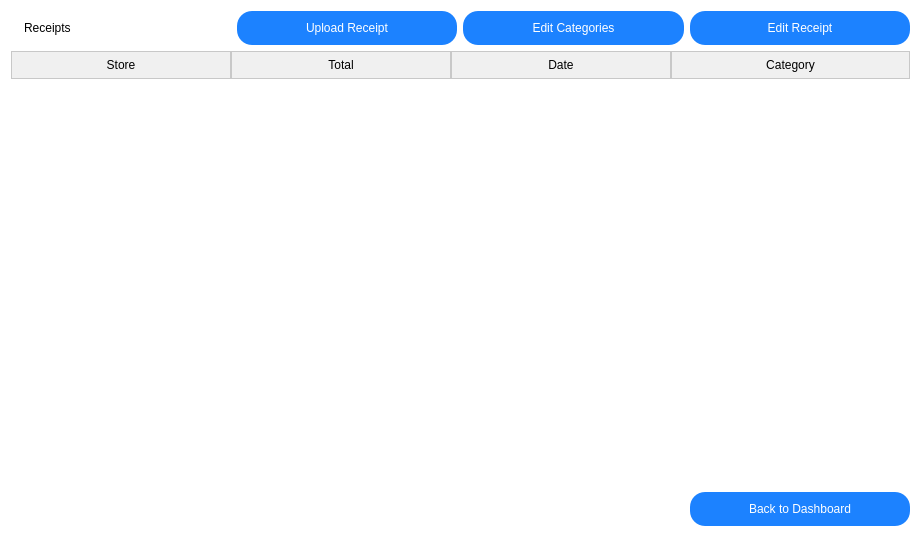
<?xml version="1.0" encoding="UTF-8"?>
<ui version="4.0">
 <class>ReceiptsPage</class>
 <widget class="QWidget" name="ReceiptsPage">
  <property name="geometry">
   <rect>
    <x>0</x>
    <y>0</y>
    <width>921</width>
    <height>537</height>
   </rect>
  </property>
  <property name="sizePolicy">
   <sizepolicy hsizetype="Expanding" vsizetype="Expanding">
    <horstretch>0</horstretch>
    <verstretch>0</verstretch>
   </sizepolicy>
  </property>
  <property name="windowTitle">
   <string>Form</string>
  </property>
  <property name="styleSheet">
   <string notr="true">QWidget {
    background-color: white;
}

QDialog {
    background-color: white;
    border-radius: 10px;
    padding: 10px;
}

QLabel {
    font: 14px &quot;Arial&quot;;
    color: black;
    padding: 2px 0;
}

QLineEdit, QComboBox {
    border: 1px solid rgb(200, 200, 200);
    border-radius: 5px;
    padding: 5px;
    background-color: rgb(245, 245, 245);
    font: 14px &quot;Arial&quot;;
}
</string>
  </property>
  <layout class="QGridLayout" name="gridLayout">
   <item row="0" column="0">
    <widget class="QLabel" name="label_ReceiptsTitle">
     <property name="styleSheet">
      <string notr="true">QLabel {
    color: black;
    font: bold 35px &quot;Palatino Linotype&quot;;
    padding: 10px;
}
</string>
     </property>
     <property name="text">
      <string>Receipts</string>
     </property>
    </widget>
   </item>
   <item row="2" column="3">
    <widget class="QPushButton" name="button_BackToDashboard">
     <property name="styleSheet">
      <string notr="true">QPushButton {
    background-color: rgb(28, 130, 255);
    border: none;
    border-radius: 15px;
    color: white;
    padding: 10px 20px;
    font: bold 15px &quot;Arial&quot;;
}

QPushButton:hover {
    background-color: rgb(33, 145, 255);
}

QPushButton:pressed {
    background-color: rgb(23, 110, 230);
}
</string>
     </property>
     <property name="text">
      <string>Back to Dashboard</string>
     </property>
    </widget>
   </item>
   <item row="1" column="0" colspan="4">
    <widget class="QTableWidget" name="table_Receipts">
     <property name="styleSheet">
      <string notr="true">QTableWidget {
    border-radius: 10px;
    background-color: white;
    gridline-color: rgb(220, 220, 220);
    font: 14px &quot;Arial&quot;;
}

QHeaderView::section {
    background-color: rgb(240, 240, 240); 
    color: black; 
    font: bold 14px &quot;Arial&quot;;
    padding: 4px;
    border: 1px solid rgb(200, 200, 200);
}

QTableWidget::item:selected {
    background-color: rgb(235, 245, 255); 
    color: black;
}

QComboBox {
    border: 1px solid rgb(200, 200, 200); 
    border-radius: 5px; 
    padding: 4px 8px;
    background-color: white; 
    font: 14px &quot;Arial&quot;; 
}

QComboBox::drop-down {
    border: none;
    subcontrol-origin: padding;
    subcontrol-position: top right;
    width: 20px; 
}

QComboBox::down-arrow {
    image: url(:/icons/down-arrow.png); 
    width: 10px;
    height: 10px;
}

QComboBox QAbstractItemView {
    border: 1px solid rgb(200, 200, 200); 
    border-radius: 5px; 
    background-color: white;
    font: 14px &quot;Arial&quot;; 
    selection-background-color: rgb(220, 220, 220); 
    selection-color: black;
}

</string>
     </property>
     <property name="editTriggers">
      <set>QAbstractItemView::EditTrigger::NoEditTriggers</set>
     </property>
     <property name="selectionMode">
      <enum>QAbstractItemView::SelectionMode::SingleSelection</enum>
     </property>
     <property name="selectionBehavior">
      <enum>QAbstractItemView::SelectionBehavior::SelectRows</enum>
     </property>
     <attribute name="horizontalHeaderDefaultSectionSize">
      <number>220</number>
     </attribute>
     <attribute name="horizontalHeaderStretchLastSection">
      <bool>true</bool>
     </attribute>
     <attribute name="verticalHeaderStretchLastSection">
      <bool>false</bool>
     </attribute>
     <column>
      <property name="text">
       <string>Store</string>
      </property>
     </column>
     <column>
      <property name="text">
       <string>Total</string>
      </property>
     </column>
     <column>
      <property name="text">
       <string>Date</string>
      </property>
     </column>
     <column>
      <property name="text">
       <string>Category</string>
      </property>
     </column>
    </widget>
   </item>
   <item row="0" column="1" colspan="3">
    <layout class="QHBoxLayout" name="horizontalLayout">
     <item>
      <widget class="QPushButton" name="button_UploadReceipt">
       <property name="sizePolicy">
        <sizepolicy hsizetype="Minimum" vsizetype="Fixed">
         <horstretch>0</horstretch>
         <verstretch>0</verstretch>
        </sizepolicy>
       </property>
       <property name="styleSheet">
        <string notr="true">QPushButton {
    background-color: rgb(28, 130, 255);
    border: none;
    border-radius: 15px;
    color: white;
    padding: 10px 20px;
    font: bold 15px &quot;Arial&quot;;
}

QPushButton:hover {
    background-color: rgb(33, 145, 255);
}

QPushButton:pressed {
    background-color: rgb(23, 110, 230);
}</string>
       </property>
       <property name="text">
        <string>Upload Receipt</string>
       </property>
      </widget>
     </item>
     <item>
      <widget class="QPushButton" name="button_EditCategories">
       <property name="styleSheet">
        <string notr="true">QPushButton {
    background-color: rgb(28, 130, 255);
    border: none;
    border-radius: 15px;
    color: white;
    padding: 10px 20px;
    font: bold 15px &quot;Arial&quot;;
}

QPushButton:hover {
    background-color: rgb(33, 145, 255);
}

QPushButton:pressed {
    background-color: rgb(23, 110, 230);
}</string>
       </property>
       <property name="text">
        <string>Edit Categories</string>
       </property>
      </widget>
     </item>
     <item>
      <widget class="QPushButton" name="button_EditReceipt">
       <property name="sizePolicy">
        <sizepolicy hsizetype="Minimum" vsizetype="Fixed">
         <horstretch>0</horstretch>
         <verstretch>0</verstretch>
        </sizepolicy>
       </property>
       <property name="styleSheet">
        <string notr="true">QPushButton {
    background-color: rgb(28, 130, 255);
    border: none;
    border-radius: 15px;
    color: white;
    padding: 10px 20px;
    font: bold 15px &quot;Arial&quot;;
}

QPushButton:hover {
    background-color: rgb(33, 145, 255);
}

QPushButton:pressed {
    background-color: rgb(23, 110, 230);
}</string>
       </property>
       <property name="text">
        <string>Edit Receipt</string>
       </property>
      </widget>
     </item>
    </layout>
   </item>
  </layout>
 </widget>
 <resources/>
 <connections/>
</ui>
